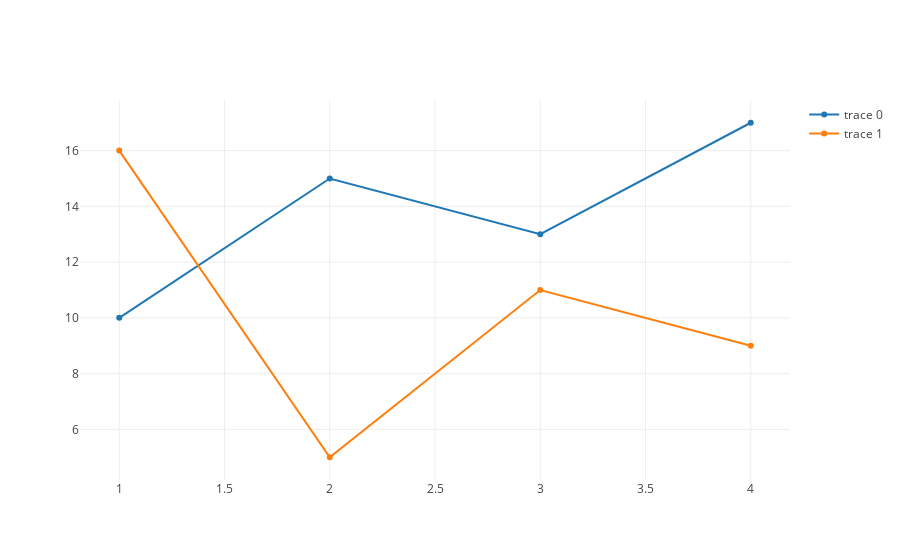

Write notebook code for a chart like this one.
### Code cell
val trace1 = Scatter(
  Seq(1, 2, 3, 4),
  Seq(10, 15, 13, 17)
)

val trace2 = Scatter(
  Seq(1, 2, 3, 4),
  Seq(16, 5, 11, 9)
)

val data = Seq(trace1, trace2)

plot(data)

### Figure 1 — Plotly figure (JSON) as saved in the notebook; plotly's stock layout.template omitted (floating-point values rounded to 4 significant figures)
{"data": [{"type": "scatter", "x": [1, 2, 3, 4], "y": [10, 15, 13, 17]}, {"type": "scatter", "x": [1, 2, 3, 4], "y": [16, 5, 11, 9]}], "layout": {"autosize": true, "xaxis": {"autorange": true, "range": [0.8224, 4.178], "type": "linear"}, "yaxis": {"autorange": true, "range": [4.01, 17.99], "type": "linear"}}}
